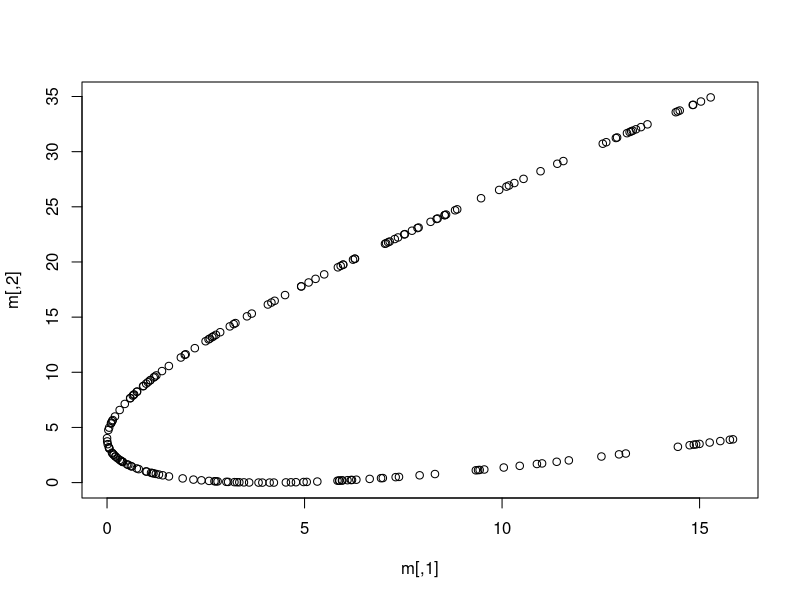

Write the R code that produced this figure.
# x1=runif(num,-1,1)^2
# x2=(runif(num,-1,1)-2)^2
# #solucion<-vector("numeric", 100)
# plot(x1, x2)
# 
# 
# # ctrl+l
# # rm(list=ls())
# # for(i in 1:length(n))
# for(i in 1:num){ 
#   #print(paste("Num ", i, ": ", n[i])) 
#   print(paste(x1[i], " ", x2[i])) 
# }

num <- 200
m<-matrix(,num,2)
for(i in 1:num){
  tmp<-runif(1,-4,4)
  m[i,1]<-tmp^2
  m[i,2]<-(tmp-2)^2
}
plot(m)